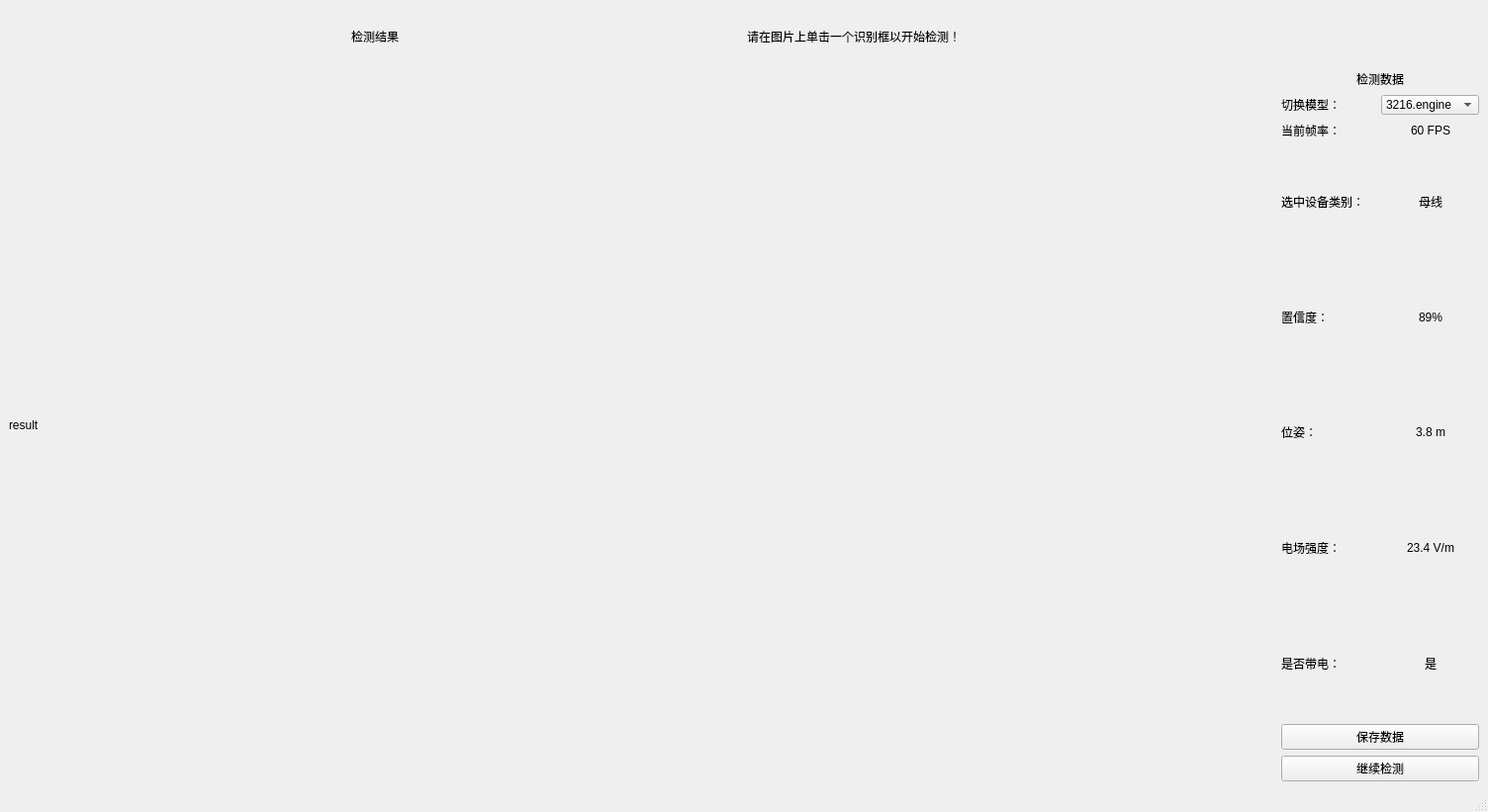
<?xml version="1.0" encoding="UTF-8"?>
<ui version="4.0">
 <class>MainWindow</class>
 <widget class="QMainWindow" name="MainWindow">
  <property name="geometry">
   <rect>
    <x>0</x>
    <y>0</y>
    <width>1504</width>
    <height>821</height>
   </rect>
  </property>
  <property name="windowTitle">
   <string>变电设备带电状态检测软件</string>
  </property>
  <widget class="QWidget" name="centralwidget">
   <layout class="QVBoxLayout" name="verticalLayout_main">
    <item>
     <layout class="QHBoxLayout" name="horizontalLayout_top">
      <item alignment="Qt::AlignHCenter">
       <widget class="QLabel" name="ResultTextLabel">
        <property name="text">
         <string>检测结果</string>
        </property>
       </widget>
      </item>
      <item>
       <widget class="QLabel" name="WarnTextLabel">
        <property name="text">
         <string>请在图片上单击一个识别框以开始检测！</string>
        </property>
       </widget>
      </item>
     </layout>
    </item>
    <item>
     <layout class="QHBoxLayout" name="horizontalLayout_middle">
      <item>
       <widget class="ClickableLabel" name="ResultImgShowLabel">
        <property name="sizePolicy">
         <sizepolicy hsizetype="Expanding" vsizetype="Expanding">
          <horstretch>0</horstretch>
          <verstretch>0</verstretch>
         </sizepolicy>
        </property>
        <property name="minimumSize">
         <size>
          <width>1280</width>
          <height>720</height>
         </size>
        </property>
        <property name="maximumSize">
         <size>
          <width>1280</width>
          <height>720</height>
         </size>
        </property>
        <property name="text">
         <string>result</string>
        </property>
       </widget>
      </item>
      <item>
       <layout class="QVBoxLayout" name="verticalLayout_right">
        <item alignment="Qt::AlignHCenter">
         <widget class="QLabel" name="DataTextLabel">
          <property name="minimumSize">
           <size>
            <width>0</width>
            <height>0</height>
           </size>
          </property>
          <property name="maximumSize">
           <size>
            <width>16777215</width>
            <height>20</height>
           </size>
          </property>
          <property name="text">
           <string>检测数据</string>
          </property>
         </widget>
        </item>
        <item>
         <layout class="QHBoxLayout" name="horizontalLayout_model">
          <item>
           <widget class="QLabel" name="ChangeModelLabel">
            <property name="maximumSize">
             <size>
              <width>16777215</width>
              <height>20</height>
             </size>
            </property>
            <property name="text">
             <string>切换模型：</string>
            </property>
           </widget>
          </item>
          <item>
           <widget class="QComboBox" name="ModelListShowBox">
            <property name="maximumSize">
             <size>
              <width>16777215</width>
              <height>20</height>
             </size>
            </property>
            <item>
             <property name="text">
              <string>3216.engine</string>
             </property>
            </item>
            <item>
             <property name="text">
              <string>536.engine</string>
             </property>
            </item>
           </widget>
          </item>
         </layout>
        </item>
        <item>
         <layout class="QHBoxLayout" name="horizontalLayout_fps">
          <item>
           <widget class="QLabel" name="FPSTextLabel">
            <property name="maximumSize">
             <size>
              <width>16777215</width>
              <height>20</height>
             </size>
            </property>
            <property name="text">
             <string>当前帧率：</string>
            </property>
           </widget>
          </item>
          <item alignment="Qt::AlignHCenter">
           <widget class="QLabel" name="FPSShowLabel">
            <property name="maximumSize">
             <size>
              <width>16777215</width>
              <height>20</height>
             </size>
            </property>
            <property name="text">
             <string>60 FPS</string>
            </property>
           </widget>
          </item>
         </layout>
        </item>
        <item>
         <layout class="QVBoxLayout" name="verticalLayout_data">
          <item>
           <layout class="QHBoxLayout" name="horizontalLayout_class">
            <item>
             <widget class="QLabel" name="ClassTextLabel">
              <property name="minimumSize">
               <size>
                <width>0</width>
                <height>60</height>
               </size>
              </property>
              <property name="text">
               <string>选中设备类别：</string>
              </property>
             </widget>
            </item>
            <item alignment="Qt::AlignHCenter">
             <widget class="QLabel" name="ClassShowLabel">
              <property name="minimumSize">
               <size>
                <width>0</width>
                <height>60</height>
               </size>
              </property>
              <property name="text">
               <string>母线</string>
              </property>
             </widget>
            </item>
           </layout>
          </item>
          <item>
           <layout class="QHBoxLayout" name="horizontalLayout_conf">
            <item>
             <widget class="QLabel" name="ConfTextLabel">
              <property name="minimumSize">
               <size>
                <width>0</width>
                <height>60</height>
               </size>
              </property>
              <property name="text">
               <string>置信度：</string>
              </property>
             </widget>
            </item>
            <item alignment="Qt::AlignHCenter">
             <widget class="QLabel" name="ConfShowLabel">
              <property name="minimumSize">
               <size>
                <width>0</width>
                <height>60</height>
               </size>
              </property>
              <property name="text">
               <string>89%</string>
              </property>
             </widget>
            </item>
           </layout>
          </item>
          <item>
           <layout class="QHBoxLayout" name="horizontalLayout_pos">
            <item>
             <widget class="QLabel" name="PosTextLabel">
              <property name="minimumSize">
               <size>
                <width>0</width>
                <height>60</height>
               </size>
              </property>
              <property name="text">
               <string>位姿：</string>
              </property>
             </widget>
            </item>
            <item alignment="Qt::AlignHCenter">
             <widget class="QLabel" name="PosShowLabel">
              <property name="minimumSize">
               <size>
                <width>0</width>
                <height>60</height>
               </size>
              </property>
              <property name="text">
               <string>3.8 m</string>
              </property>
             </widget>
            </item>
           </layout>
          </item>
          <item>
           <layout class="QHBoxLayout" name="horizontalLayout_electric">
            <item>
             <widget class="QLabel" name="ElectricTextLabel">
              <property name="minimumSize">
               <size>
                <width>0</width>
                <height>60</height>
               </size>
              </property>
              <property name="text">
               <string>电场强度：</string>
              </property>
             </widget>
            </item>
            <item alignment="Qt::AlignHCenter">
             <widget class="QLabel" name="ElectricShowLabel">
              <property name="minimumSize">
               <size>
                <width>0</width>
                <height>60</height>
               </size>
              </property>
              <property name="text">
               <string>23.4 V/m</string>
              </property>
             </widget>
            </item>
           </layout>
          </item>
          <item>
           <layout class="QHBoxLayout" name="horizontalLayout_state">
            <item>
             <widget class="QLabel" name="StateTextLabel">
              <property name="minimumSize">
               <size>
                <width>0</width>
                <height>60</height>
               </size>
              </property>
              <property name="text">
               <string>是否带电：</string>
              </property>
             </widget>
            </item>
            <item alignment="Qt::AlignHCenter">
             <widget class="QLabel" name="StateShowLabel">
              <property name="minimumSize">
               <size>
                <width>0</width>
                <height>60</height>
               </size>
              </property>
              <property name="text">
               <string>是</string>
              </property>
             </widget>
            </item>
           </layout>
          </item>
         </layout>
        </item>
        <item>
         <widget class="QPushButton" name="SaveDataButton">
          <property name="maximumSize">
           <size>
            <width>1000</width>
            <height>16777215</height>
           </size>
          </property>
          <property name="text">
           <string>保存数据</string>
          </property>
         </widget>
        </item>
        <item>
         <widget class="QPushButton" name="ContinueDetectButton">
          <property name="maximumSize">
           <size>
            <width>1000</width>
            <height>16777215</height>
           </size>
          </property>
          <property name="text">
           <string>继续检测</string>
          </property>
         </widget>
        </item>
       </layout>
      </item>
     </layout>
    </item>
   </layout>
  </widget>
  <widget class="QMenuBar" name="menubar">
   <property name="geometry">
    <rect>
     <x>0</x>
     <y>0</y>
     <width>1504</width>
     <height>28</height>
    </rect>
   </property>
  </widget>
  <widget class="QStatusBar" name="statusbar"/>
 </widget>
 <customwidgets>
  <customwidget>
   <class>ClickableLabel</class>
   <extends>QLabel</extends>
   <header>../include/yolov8qt/ClickableLabel.h</header>
  </customwidget>
 </customwidgets>
 <resources/>
 <connections/>
</ui>
